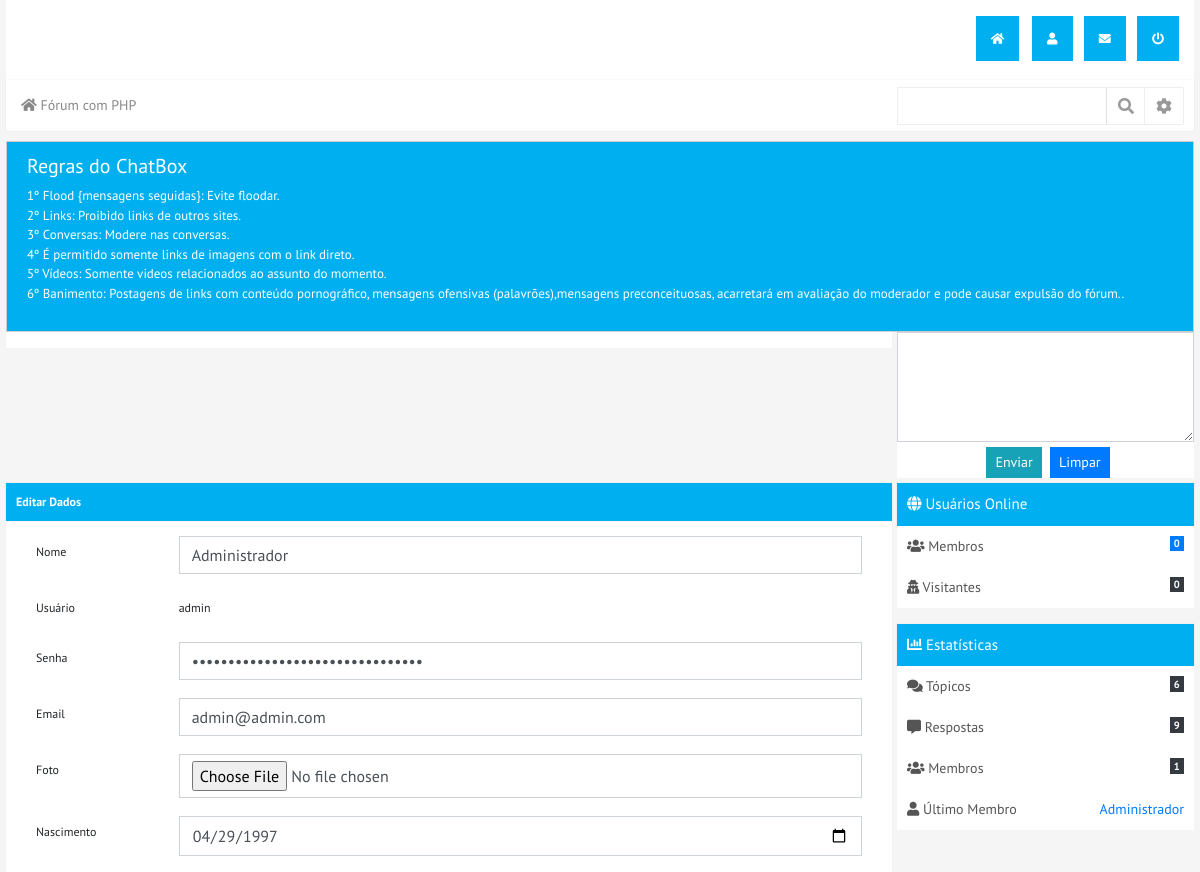
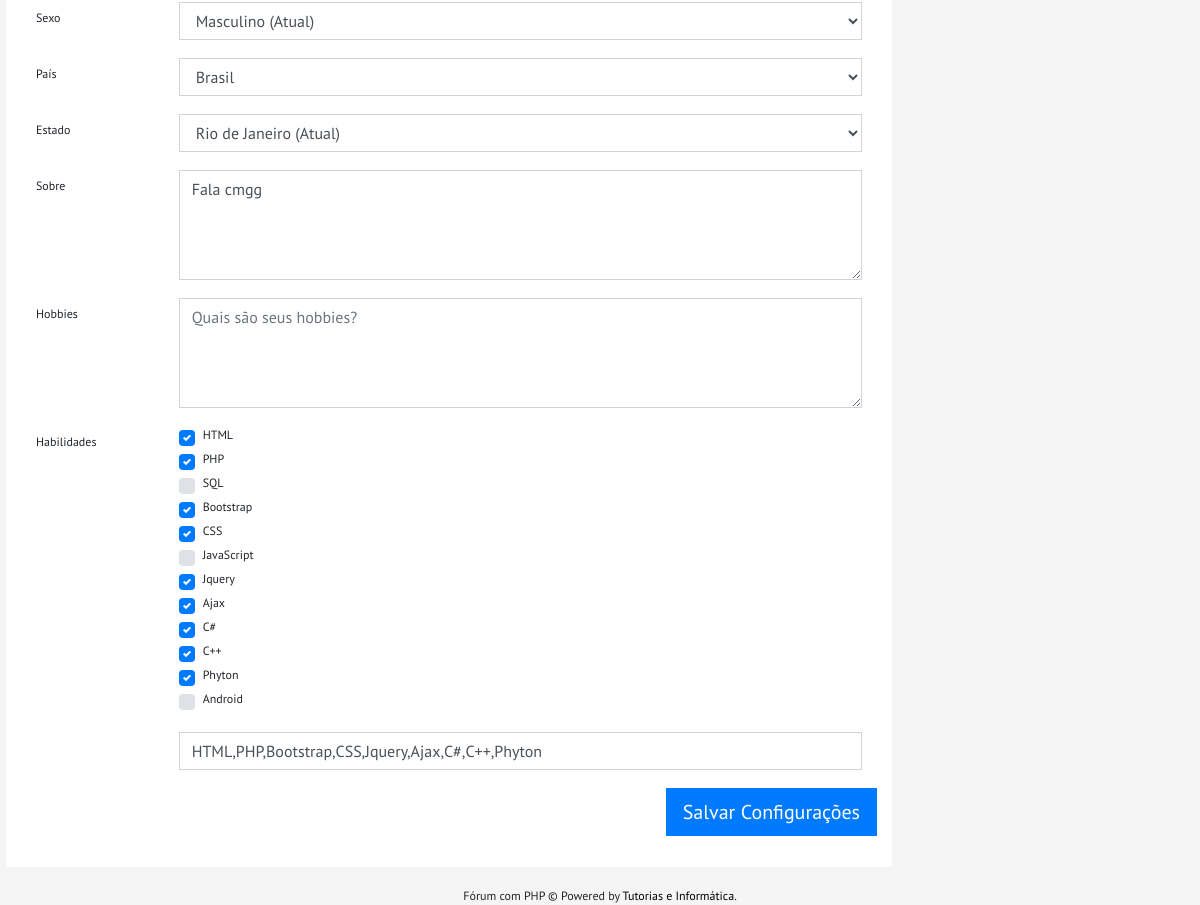
Screenshot of /forum/editar-perfil/ (signed in) with the database file from the repository (2 pictures, top to bottom).
### tables this page shows
CREATE TABLE `configs_site` (
  `id` int(20) NOT NULL,
  `titulo` varchar(200) NOT NULL,
  `pontos_por_curtidas` int(20) NOT NULL DEFAULT '1',
  `description` varchar(200) DEFAULT NULL,
  `keywords` varchar(200) DEFAULT NULL,
  `banner` varchar(200) DEFAULT NULL,
  `icon` varchar(200) DEFAULT NULL
);

CREATE TABLE `chatbox` (
  `id` int(11) NOT NULL,
  `regras` text NOT NULL,
  `min_permission` int(200) NOT NULL DEFAULT '0'
);

CREATE TABLE `usuarios` (
  `id` int(20) NOT NULL,
  `nome` varchar(200) NOT NULL,
  `usuario` varchar(200) NOT NULL,
  `foto` varchar(200) NOT NULL,
  `senha` varchar(200) NOT NULL,
  `email` varchar(200) NOT NULL,
  `nivel` int(200) NOT NULL DEFAULT '0',
  `pontos` int(200) NOT NULL DEFAULT '1',
  `ativo` int(20) NOT NULL DEFAULT '1',
  `ativo_chat` int(20) NOT NULL DEFAULT '1',
  `nascimento` varchar(200) DEFAULT NULL,
  `sexo` int(20) DEFAULT NULL,
  `pais` varchar(200) DEFAULT NULL,
  `estado` varchar(200) DEFAULT NULL,
  `sobre` varchar(200) DEFAULT NULL,
  `hobbies` varchar(200) DEFAULT NULL,
  `skills` varchar(200) DEFAULT NULL,
  `data_cadastro` varchar(200) DEFAULT NULL
);

### forum/pags/editar-perfil.php (the view, shortened to what this page needs)
<?php $forum = new forum($con);?>
<div class='global-content'>
<div class='global-title'>Editar Dados</div>
	<div class="content">
		<form method="POST" enctype="multipart/form-data">
			<div class="form-group row">
			    <label for="staticEmail" class="col-sm-2 col-form-label">Nome</label>
			    <div class="col-sm-10">
			      <input type="text" name="nome" value="<?php echo $this->get_dadosUser($_SESSION['userLogin'], "nome");?>" class="form-control"><br>
			    </div>
		  	</div>
		  	<div class="form-group row">
			    <label for="staticEmail" class="col-sm-2 col-form-label">Usuário</label>
			    <div class="col-sm-10">
			      <input type="text" readonly value="<?php echo $this->get_dadosUser($_SESSION['userLogin'], "usuario");?>" class="form-control-plaintext"><br>
			    </div>
		  	</div>
		  	<div class="form-group row">
			    <label for="staticEmail" class="col-sm-2 col-form-label">Senha</label>
			    <div class="col-sm-10">
			      <input type="password" name="senha" value="<?php echo $this->get_dadosUser($_SESSION['userLogin'], "senha");?>" class="form-control"><br>
			    </div>
		  	</div>
		  	<div class="form-group row">
			    <label for="staticEmail" class="col-sm-2 col-form-label">Email</label>
			    <div class="col-sm-10">
			      <input type="email" name="email" value="<?php echo $this->get_dadosUser($_SESSION['userLogin'], "email");?>" class="form-control"><br>
			    </div>
		  	</div>
		  	<div class="form-group row">
			    <label for="staticEmail" class="col-sm-2 col-form-label">Foto</label>
			    <div class="col-sm-10">
			      <input type="file" name="userfile" class="form-control" accept="image/x-png,image/gif,image/jpeg" /><br>
			    </div>
		  	</div>
		  	<div class="form-group row">
			    <label for="staticEmail" class="col-sm-2 col-form-label">Nascimento</label>
			    <div class="col-sm-10">
			      <input type="date" name="nascimento" value="<?php echo $this->get_dadosUser($_SESSION['userLogin'], "nascimento");?>" class="form-control"><br>
			    </div>
		  	</div>
		  	<div class="form-group row">
			    <label for="staticEmail" class="col-sm-2 col-form-label">Sexo</label>
			    <div class="col-sm-10">
			    <?php
			    	if(is_null($this->get_dadosUser($_SESSION['userLogin'], "sexo"))){
						$sexo = "<option>Prefiro Não Informar (Atual)</option>";
					}else if($this->get_dadosUser($_SESSION['userLogin'], "sexo") == 0){
						$sexo = "<option value='0'>Masculino (Atual)</option>";
					}else if($this->get_dadosUser($_SESSION['userLogin'], "sexo") == 1){
						$sexo = "<option value='1'>Feminimo (Atual)</option>";
					}
			    ?>
				<select name="sexo" class="form-control">
					<?php echo $sexo;?>
				</select><br>
			    </div>
		  	</div>
		  	<div class="form-group row">
			    <label for="staticEmail" class="col-sm-2 col-form-label">País</label>
			    <div class="col-sm-10">
			      <select name="pais" class="form-control">
					<option value="Brasil">Brasil</option>
				</select><br>
			    </div>
		  	</div>
		  	<?php
		  		$nstado = null;
		  		switch($this->get_dadosUser($_SESSION['userLogin'], "estado")){
		  			case "RJ":
		  				$nstado = "<option value='RJ'>Rio de Janeiro (Atual)</option>";
		  			break;
		  		}
		  	?>
		  	<div class="form-group row">
			    <label for="staticEmail" class="col-sm-2 col-form-label">Estado</label>
			    <div class="col-sm-10">
			      <select id="estado" name="estado" class="form-control">
			      	<?php echo $nstado;?>
				</select><br>
			    </div>
		  	</div>
		  	<div class="form-group row">
			    <label for="staticEmail" class="col-sm-2 col-form-label">Sobre</label>
			    <div class="col-sm-10">
			      <textarea class="form-control" name="sobre" rows="4"><?php echo $this->get_dadosUser($_SESSION['userLogin'], "sobre");?></textarea><br>
			    </div>
		  	</div>
		  	<div class="form-group row">
			    <label for="staticEmail" class="col-sm-2 col-form-label">Hobbies</label>
			    <div class="col-sm-10">
			      <textarea class="form-control" placeholder="Quais são seus hobbies?" name="hobbies" rows="4"><?php echo $this->get_dadosUser($_SESSION['userLogin'], "hobbies");?></textarea><br>
			    </div>
		  	</div>
		  	<div class="form-group row">
			    <label for="staticEmail" class="col-sm-2 col-form-label">Habilidades</label>
			    <div class="col-sm-10">
			    	<div class="custom-control custom-checkbox">
					  <label class="custom-control-label" for="checkboxHTML" >HTML</label>
					</div>
			      	<div class="custom-control custom-checkbox">
					  <label class="custom-control-label" for="checkboxPHP">PHP</label>
					</div>
					<div class="custom-control custom-checkbox">
					  <label class="custom-control-label" for="checkboxSQL">SQL</label>
					</div>
					<div class="custom-control custom-checkbox">
					  <label class="custom-control-label" for="checkboxBOT">Bootstrap</label>
					</div>
					<div class="custom-control custom-checkbox">
					  <label class="custom-control-label" for="checkboxCSS">CSS</label>
					</div>
					<div class="custom-control custom-checkbox">
					  <label class="custom-control-label" for="checkboxJS">JavaScript</label>
					</div>
					<div class="custom-control custom-checkbox">
					  <label class="custom-control-label" for="checkboxJquery">Jquery</label>
					</div>
					<div class="custom-control custom-checkbox">
					  <label class="custom-control-label" for="checkboxAJAX">Ajax</label>
					</div>
					<div class="custom-control custom-checkbox">
					  <label class="custom-control-label" for="checkboxC">C#</label>
					</div>
					<div class="custom-control custom-checkbox">
					  <label class="custom-control-label" for="checkboxCplusplus">C++</label>
					</div>
					<div class="custom-control custom-checkbox">
					  <label class="custom-control-label" for="checkboxPhyton">Phyton</label>
					</div>
					<div class="custom-control custom-checkbox">
					  <label class="custom-control-label" for="checkboxAndroid">Android</label>
					</div><br>
					<input type="text" class="form-control" id="habiAtual" name="habiAtual"><br>
			    </div>
		  	</div>
		  	<p align="right"><input type="submit" value="Salvar Configurações" class="btn btn-primary btn-lg"></p>
		</form>
	</div>
</div>

### forum/index.php (shortened to what this page needs)
<?php
	include_once("lib/includes.php");
	$forum = new forum($con);
?>
<!doctype html>
<html lang="en">
  <head>
    <title><?php $forum->gera_titulo();?></title>
    <link rel="stylesheet" href="css/bootstrap.min.css">
    <link rel="stylesheet" href="https://use.fontawesome.com/releases/v5.3.1/css/all.css">
    <?php $cor = (isset($_GET['cor'])) ? $_GET['cor'] : 'styleblue';?>
    <link rel="stylesheet" href="css/<?php echo $cor;?>.css"/>
    <link href="css/prism.css" rel="stylesheet"/>
  </head>
  <body>
  	<?php
  		$forum->mainmenu();
  		$forum->get_chatbox();
      $forum->grava_ip_online();
    ?>
  <div class="row">
  	<div class="col-sm-9">
	  	<?php
        $forum->carrega_pagina($con);
      ?>
  	</div>
	<?php $forum->rightMenu();?>
</div>
<?php $forum->modalLogin();?>
  </body>
  <footer><?php echo $forum->get_siteinfos("titulo");?> &copy; Powered by <a href="http://www.tutoriaiseinformatica.com">Tutorias e Informática</a>.</footer>
</html>

### forum/lib/classes.php (shortened to what this page needs)
<?php
	class forum extends usuarios{
		public $con = null;
		public function __construct($con){
			$this->con = $con;
			if(isset($_SESSION['userLogin'])){
				$user = $_SESSION['userLogin'];
				$sql = $this->con->prepare("SELECT * FROM usuarios WHERE usuario = ?");
				$sql->bind_param("s", $user);
				$sql->execute();
				$dados = $sql->get_result()->fetch_assoc();
				$this->usuario = $dados['usuario'];
			}
		}
	public function carrega_pagina($con){
			$url = (isset($_GET['pagina'])) ? $_GET['pagina'] : 'inicio';
			$explode = explode('/', $url);
			$dir = "pags/";
			$ext = ".php";
			if(file_exists($dir.$explode['0'].$ext)){
			  require_once($dir.$explode['0'].$ext);
			}else{
			  echo '<div class="alert alert-danger">Página não encontrada!</div>';
			}
		}
		public function mainmenu(){
			echo "
			<div class='main-title'>
			<div class='row'>
				<div class='col-sm-8'>
				  </div>
				<div class='col-sm-4'>
					<ul align='right'>";
						if(isset($_SESSION['userLogin'])){
						echo "
						<li><a href=''><i class='fas fa-home'></i></a></li>
						<li><a href='perfil/{$this->usuario}'><i class='fas fa-user'></i>{$this->badgesSolicitations()}</a></li>
						<li><a href='mensagens/'><i class='fas fa-envelope'></i>{$this->badgesMessages()}</a></li>
						<li id='logout'><a href='sair/'><i class='fas fa-power-off'></i></a></li>
						<?php ";
						}
					echo "
					</ul>
				</div>
			</div>
		</div>
	    <div class='main-menu'>
	      	<div class='row'>
		      	<div class='col-sm-9'>
			  		<nav aria-label='breadcrumb'>
				  <ol class='breadcrumb'>
				    <li class='breadcrumb-item'><a href='inicio/'><i class='fas fa-home'></i> {$this->get_siteinfos('titulo')}</a></li>";
					   echo "
					  </ol>
					</nav>
		      	</div>
		      	<div class='col-sm-3 form-inline'>
		      		<div class='form-group'>
		      			<form method='POST' action='buscar/'>
		      				<input type='text' name='resultado' class='form-control' required>
		      		</div>
		      		<div class='form-group'>
		      				<button type='submit' class='btn btn-secoundary'><i class='fas fa-search'></i></button>
		      				<input type='hidden' name='env' value='form'>
		      			</form>
		      		</div>
		      		<div class='form-group'>
	      				<button type='button' class='btn btn-secoundary' data-toggle='dropdown' aria-haspopup='true' aria-expanded='false' id='btnGroupDrop1'><i class='fas fa-cog'></i></button>
	      				<div class='dropdown-menu' aria-labelledby='btnGroupDrop1'>
					      <!--<a class='dropdown-item' href='#'>Dropdown link</a>
					      <a class='dropdown-item' href='#'>Dropdown link</a>-->
					    </div>
		      		</div>
		      	</div>
	      	</div>
	    </div>
			";
		}
	public function get_chatbox(){
		$sql = $this->con->prepare("SELECT * FROM chatbox");
		$sql->execute();
		$get = $sql->get_result();
		$dados = $get->fetch_assoc();
		echo "
		<div class='chatbox-full'>
		<div class='row'>
				<div class='col-sm-12'>
					<div class='alert alert-success'>
						{$dados['regras']}
					</div>
				</div>
			";
		$style = null;
		$placeholder = null;
		$show = null;
		$col = "col-sm-9";
		echo "
			<div class='{$col}'>
				<div class='chatbox'>
				<ul>";
		echo "
			</ul>
		</div>
   	</div>";
   		echo "<div class='col-sm-3' "; echo $style; echo ">
   			<form method='POST'>
   				<textarea class='form-control' rows='4' name='msg' "; echo $placeholder; echo $show; echo"></textarea>
   				<div class='options' align='center'>
	   				<button type='submit' class='btn btn-info btn-sm' {$show}>Enviar</button>
	   				<button type='reset' class='btn btn-primary btn-sm'>Limpar</button>
	   				<input type='hidden' name='env' value='envchat'>
   				</div>
   			</form>";
   		echo "</div></div></div>";
	}
	public function get_totalMembersOnline(){
		$sql = $this->con->prepare("SELECT * FROM usuarios_online WHERE sessao IS NOT NULL");
		$sql->execute();
		return $sql->get_result()->num_rows;
	}
	public function get_totalVisitantesOnline(){
		$sql = $this->con->prepare("SELECT * FROM usuarios_online WHERE sessao IS NULL");
		$sql->execute();
		return $sql->get_result()->num_rows;
	}
	public function get_numTopics(){
		$sql = $this->con->prepare("SELECT * FROM topicos");
		$sql->execute();
		return $sql->get_result()->num_rows;
	}
	public function get_numrespostas(){
		$sql = $this->con->prepare("SELECT * FROM respostas");
		$sql->execute();
		return $sql->get_result()->num_rows;
	}
	public function get_numusers(){
		$sql = $this->con->prepare("SELECT * FROM usuarios");
		$sql->execute();
		return $sql->get_result()->num_rows;
	}
	public function get_lastuser($valor){
		$sql = $this->con->prepare("SELECT * FROM usuarios ORDER BY id DESC LIMIT 1");
		$sql->execute();
		$get = $sql->get_result();
		$dados = $get->fetch_assoc();
		return $dados[$valor];
	}
	public function get_dadosUser($usuario, $valor){
		$sql = $this->con->prepare("SELECT * FROM usuarios WHERE usuario = ?");
		$sql->bind_param("s", $usuario);
		$sql->execute();
		$get = $sql->get_result();
		$dados = $get->fetch_assoc();
		return $dados[$valor];
	}
	public function get_siteinfos($valor){
		$sql = $this->con->prepare("SELECT * FROM configs_site");
		$sql->execute();
		$get = $sql->get_result();
		$dados = $get->fetch_assoc();
		return $dados[$valor];
	}
	public function rightMenu(){
		echo "
		<div class='col-sm-3'>
    <div class='right-menu-title'><i class='fas fa-globe'></i> Usuários Online</div>
    <div class='right-menu'>
      <ul>
        <li><i class='fas fa-users'></i> Membros <span class='float-right badge badge-primary'>{$this->get_totalMembersOnline()}</span></li>
        <li><i class='fas fa-user-secret'></i> Visitantes <span class='float-right badge badge-dark'>{$this->get_totalVisitantesOnline()}</span></li>
      </ul>
	</div>
  <div class='right-menu-title'><i class='fas fa-chart-bar'></i> Estatísticas</div>
    <div class='right-menu'>
      <ul>
        <li><i class='fas fa-comments'></i> Tópicos <span class='float-right badge badge-dark'>{$this->get_numTopics()}</span></li>
        <li><i class='fas fa-comment-alt'></i> Respostas <span class='float-right badge badge-dark'>{$this->get_numrespostas()}</span></li>
        <li><i class='fas fa-users'></i> Membros <span class='float-right badge badge-dark'>{$this->get_numusers()}</span></li>
        <li><i class='fas fa-user'></i> Último Membro <span class='float-right'><a href='perfil/{$this->get_lastuser('usuario')}' class='text-primary'>{$this->get_lastuser('nome')}</a></span></li>
      </ul>
  </div>
</div>";
	}
}
?>

### rows the page displays
configs_site: titulo "Fórum com PHP"
chatbox: regras "Regras do ChatBox 1º Flood {mensagens seguidas}: Evite floodar. 2º Links: Proibido links de outros sites. 3º Conversas: Modere nas conversas. 4º É permitido somente links de imagens com o link direto. 5º Vídeos: Somente videos relacionados ao assunto do momento. 6º Banimento: Postagens de links com conteúdo pornográfico, mensagens ofensivas (palavrões),mensagens preconceituosas, acarretará em avaliação do moderador e pode causar expulsão do fórum.."
usuarios: nome "Administrador", usuario "admin", email "admin@admin.com", nascimento "04/29/1997", sexo "Masculino (Atual)", estado "Rio de Janeiro (Atual)", sobre "Fala cmgg"

### other values shown
$this->get_totalMembersOnline() "0"
$this->get_totalVisitantesOnline() "0"
$this->get_numTopics() "6"
$this->get_numrespostas() "9"
$this->get_numusers() "1"
